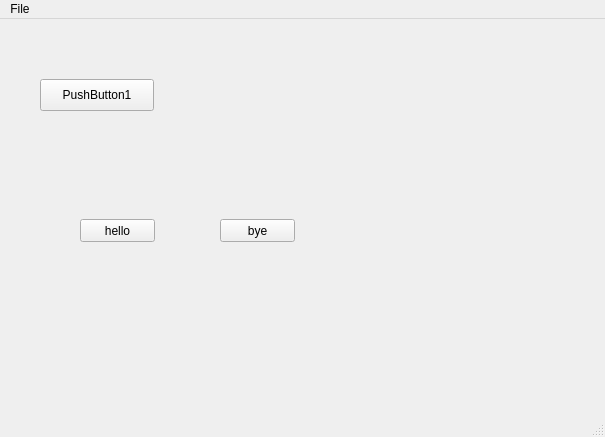
<?xml version="1.0" encoding="UTF-8"?>
<ui version="4.0">
 <class>MainWindow</class>
 <widget class="QMainWindow" name="MainWindow">
  <property name="geometry">
   <rect>
    <x>0</x>
    <y>0</y>
    <width>605</width>
    <height>437</height>
   </rect>
  </property>
  <property name="windowTitle">
   <string>MainWindow</string>
  </property>
  <widget class="QWidget" name="centralWidget">
   <widget class="QPushButton" name="pushButton">
    <property name="geometry">
     <rect>
      <x>40</x>
      <y>60</y>
      <width>114</width>
      <height>32</height>
     </rect>
    </property>
    <property name="text">
     <string>PushButton1</string>
    </property>
   </widget>
   <widget class="QPushButton" name="pushButton_2">
    <property name="geometry">
     <rect>
      <x>80</x>
      <y>200</y>
      <width>75</width>
      <height>23</height>
     </rect>
    </property>
    <property name="text">
     <string>hello</string>
    </property>
   </widget>
   <widget class="QPushButton" name="pushButton_3">
    <property name="geometry">
     <rect>
      <x>220</x>
      <y>200</y>
      <width>75</width>
      <height>23</height>
     </rect>
    </property>
    <property name="text">
     <string>bye</string>
    </property>
   </widget>
  </widget>
  <widget class="QStatusBar" name="statusBar"/>
  <widget class="QMenuBar" name="menuBar">
   <property name="geometry">
    <rect>
     <x>0</x>
     <y>0</y>
     <width>605</width>
     <height>21</height>
    </rect>
   </property>
   <widget class="QMenu" name="menuFile">
    <property name="title">
     <string>File</string>
    </property>
    <addaction name="actionQuit"/>
   </widget>
   <addaction name="menuFile"/>
  </widget>
  <action name="actionQuit">
   <property name="text">
    <string>Quit</string>
   </property>
  </action>
 </widget>
 <layoutdefault spacing="6" margin="11"/>
 <resources/>
 <connections>
  <connection>
   <sender>actionQuit</sender>
   <signal>triggered()</signal>
   <receiver>MainWindow</receiver>
   <slot>close()</slot>
   <hints>
    <hint type="sourcelabel">
     <x>-1</x>
     <y>-1</y>
    </hint>
    <hint type="destinationlabel">
     <x>302</x>
     <y>218</y>
    </hint>
   </hints>
  </connection>
 </connections>
 <slots>
  <slot>checkbox_on()</slot>
  <slot>checkbox_off()</slot>
  <slot>whatever()</slot>
 </slots>
</ui>
